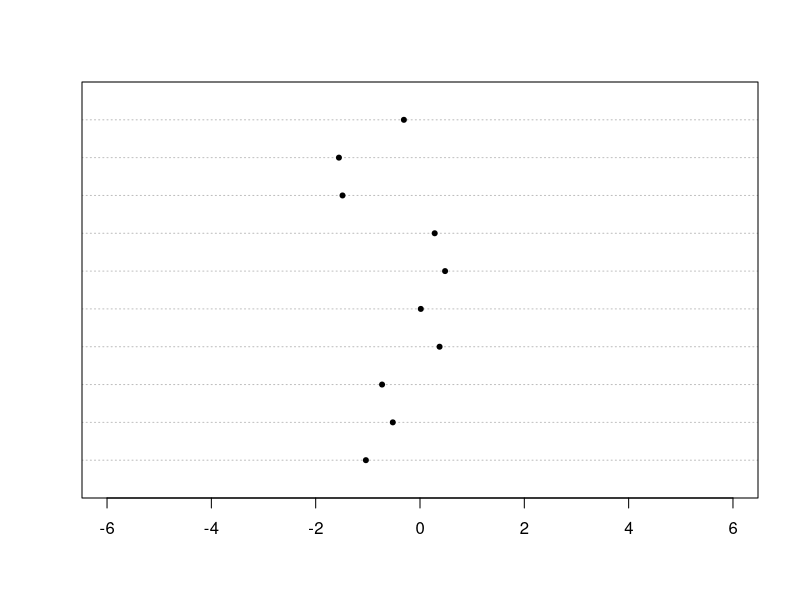
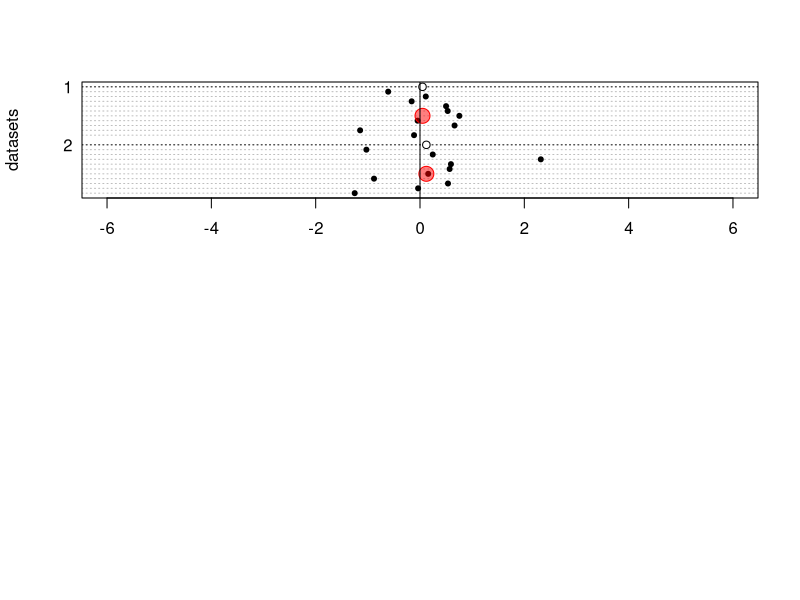

Reproduce these figures in R, in order. (Note: this script raises an error after producing the figures.)
#!/usr/bin/R

dchart <- function(x, ..., gcex=2.5, gcol='red', gbg=adjustcolor("red",.5), gpch=21 ) {
    dotchart(x,...)
    points( colMeans(x), (ncol(x):1)*(nrow(x)+2)-nrow(x)/2-2, cex=gcex, col=gcol, bg=gbg, pch=gpch )
}

#######
# look at CLT and approach to normality of sampling distribution

# plot one example
f <- function (...,plotit=TRUE) {
    x <- rdata(n)
    if (plotit) { dotchart(x,xlim=xlims,pch=20,...) }
    mean(x)
}

# plot lots of examples
fmat <- function(nreps=20,...) {
    nreps <- min( nreps, floor(2e6/n) )
    xx <- matrix(rdata(n*nreps),nrow=n)
    dothese <- 1:min(ncol(xx), floor(5000/n))
    layout(1:2)
    # dotchart of data
    dchart(xx[,dothese,drop=FALSE],xlim=xlims,gdata=colMeans(xx[,dothese,drop=FALSE]),labels=NA,pch=20,gcex=2,ylab='datasets',...)
    abline(v=0)
    invisible(scan(n=1,quiet=TRUE)) # pause
    cmh <- hist(colMeans(xx),plot=FALSE,breaks=min(50,ncol(xx)/8))
    # histogram of the data
    hist(as.vector(xx),freq=FALSE,col=adjustcolor("black",.5),breaks=min(50,length(xx)/4),xlim=xlims,main='',xlab='',ylim=c(0,max(cmh$density)))
    xvals <- seq(xlims[1],xlims[2],length.out=100)
    invisible(scan(n=1,quiet=TRUE)) # pause
    # histogram of means of datasets
    plot(cmh,add=TRUE,col=adjustcolor("red",.5),freq=FALSE)
    xbreaks <- seq(xlims[1],xlims[2],length.out=1000)
    xmids <- xbreaks[-1]-diff(xbreaks)/2
    invisible(scan(n=1,quiet=TRUE)) # pause
    # the Normal approximation
    lines(xmids, diff( pnorm( xbreaks, mean=rmean, sd=rsd/sqrt(n) ) )/diff(xbreaks), col='red', lwd=2 )
    layout(1)
    invisible(colMeans(xx))
}

#
n <- 10
rdata <- rnorm  
rmean <- 0
rsd <- 1

xlims <- c(-6,6)
hbreaks <- seq(xlims[1],xlims[2],length.out=20)

# do each of these a few times
f()
fmat(2)
fmat(10)
fmat(100)
fmat(1000)

## compare sample sizes
rdata <- rnorm  # want this to return random variates with SD=1
rmean <- 0
rsd <- 1
xlims <- c(-6,6)

n <- 5
fmat(1000000,main="n=5")

xlims <- c(-6,6)
n <- 100
fmat(10000,main="n=100")

xlims <- c(-2,2)
n <- 100
fmat(10000,main="n=100")


##
# ok, now with exponential data
rdata <- rexp
rmean <- 1
rsd <- 1

xlims <- c(-1,7)
n <- 5
fmat(1000000,main="n=5")

xlims <- c(-1,7)
n <- 100
fmat(10000,main="n=100")

xlims <- c(0,2)
n <- 100
fmat(10000,main="n=100")

##
# and, transformed
rdata <- function (n) { (log(rexp(n)) + .577)/1.28 }
rmean <- 0
rsd <- 1

xlims <- c(-3,3)
n <- 5
fmat(1000000,main="n=5")

xlims <- c(-3,3)
n <- 100
fmat(10000,main="n=100")

xlims <- c(-1,1)
n <- 100
fmat(10000,main="n=100")

##
#  Truncated Cauchy??
rdata <- function (n) { x <- rcauchy(n); x[abs(x)>50] <- rnorm(sum(abs(x)>50)); x }
rmean <- 0
rsd <- 5.5

xlims <- c(-20,20)
n <- 5
fmat(1000000)

xlims <- c(-20,20)
n <- 100
fmat(10000)

xlims <- c(-2,2)
n <- 100
fmat(10000)



#######
# Explore what happens to a $t$-test under deviations from the assumptions.

# plot lots of examples
ft <- function(nreps=10000,...) {
    nreps <- min( nreps, floor(2e6/n) )
    xx <- matrix(rdata(n*nreps),nrow=n)
    yy <- matrix(rdata(n*nreps),nrow=n)
    ttt <- lapply( 1:nreps, function (k) t.test( xx[,k], yy[,k] ) )
    tt <- sapply( ttt, "[[", "statistic" )
    # attr(tt,"df") <- mean( sapply( ttt, "[[", "parameter" ) )
    df <- attr(tt,"df") <- 2*(n-1)
    layout(1:2)
    th <- hist(tt,xlim=c(-3,3),breaks=50,main=paste("t-statistics, n=",n,sep=''), xlab='')
    xvals <- seq(-3,3,length.out=100)
    xmids <- xvals[-1] - diff(xvals)/2
    lines( th$mids, sum(th$counts) * diff( pt(th$breaks, df=attr(tt,"df")) ), col='red' )
    qtiles <- seq(0,.1,length.out=100)
    plot( qtiles, pt(quantile(tt,prob=qtiles),df=df), type='l', lwd=2, xlab='true P-value', ylab='estimated P-value' )
    points( .05, pt(quantile(tt,prob=.05),df=df) )
    lines( c(.05,.05,0), c(0, pt(quantile(tt,prob=.05),df=df), pt(quantile(tt,prob=.05),df=df) ) )
    abline(0,1,col='red')
    layout(1)
    return(invisible(tt))
}

# Normal
n <- 10
rdata <- rnorm  # want this to return random variates with SD=1
ft()


# Exponential plus outliers
rdata <- function (n) c( rexp(floor(.9*n)), rexp(n-floor(.9*n),rate=1/1000) )
ft()

# Cauchy???
rdata <- rcauchy
ft()

